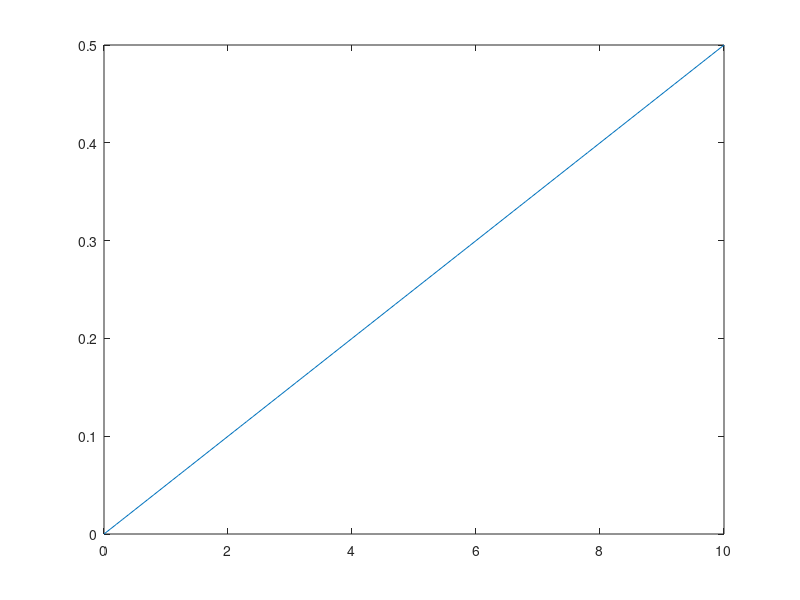

Here is the MATLAB script that generated this plot: (Note: this script raises an error after producing the figure.)
K = 0.5;
R = 10e3;
C = 1e-7;
T = R * C;
num =[0 K];
den = [T 1];
G = tf(num,den);
t=0:0.1:10;
u_ramp = 0.1 * t;
[y,t]=lsim(G,u_ramp,t);
plot(t,y);
info = stepinfo(y, t);      
hold on
